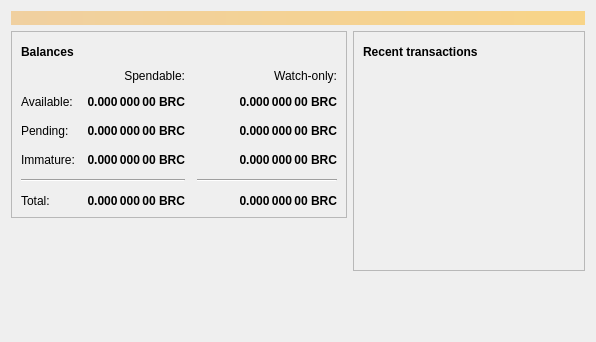
<?xml version="1.0" encoding="UTF-8"?>
<ui version="4.0">
 <class>OverviewPage</class>
 <widget class="QWidget" name="OverviewPage">
  <property name="geometry">
   <rect>
    <x>0</x>
    <y>0</y>
    <width>596</width>
    <height>342</height>
   </rect>
  </property>
  <property name="windowTitle">
   <string>Form</string>
  </property>
  <layout class="QVBoxLayout" name="topLayout">
   <item>
    <widget class="QLabel" name="labelAlerts">
     <property name="visible">
      <bool>false</bool>
     </property>
     <property name="styleSheet">
      <string notr="true">QLabel { background-color: qlineargradient(x1: 0, y1: 0, x2: 1, y2: 0, stop:0 #F0D0A0, stop:1 #F8D488); color:#000000; }</string>
     </property>
     <property name="wordWrap">
      <bool>true</bool>
     </property>
     <property name="margin">
      <number>3</number>
     </property>
     <property name="textInteractionFlags">
      <set>Qt::TextSelectableByMouse</set>
     </property>
    </widget>
   </item>
   <item>
    <layout class="QHBoxLayout" name="horizontalLayout" stretch="1,1">
     <item>
      <layout class="QVBoxLayout" name="verticalLayout_2">
       <item>
        <widget class="QFrame" name="frame">
         <property name="frameShape">
          <enum>QFrame::StyledPanel</enum>
         </property>
         <property name="frameShadow">
          <enum>QFrame::Raised</enum>
         </property>
         <layout class="QVBoxLayout" name="verticalLayout_4">
          <item>
           <layout class="QHBoxLayout" name="horizontalLayout_4">
            <item>
             <widget class="QLabel" name="label_5">
              <property name="font">
               <font>
                <weight>75</weight>
                <bold>true</bold>
               </font>
              </property>
              <property name="text">
               <string>Balances</string>
              </property>
             </widget>
            </item>
            <item>
             <widget class="QPushButton" name="labelWalletStatus">
              <property name="enabled">
               <bool>false</bool>
              </property>
              <property name="maximumSize">
               <size>
                <width>30</width>
                <height>16777215</height>
               </size>
              </property>
              <property name="toolTip">
               <string>The displayed information may be out of date. Your wallet automatically synchronizes with the Berycoin network after a connection is established, but this process has not completed yet.</string>
              </property>
              <property name="text">
               <string/>
              </property>
              <property name="icon">
               <iconset resource="../bitcoin.qrc">
                <normaloff>:/icons/warning</normaloff>
                <disabledoff>:/icons/warning</disabledoff>:/icons/warning</iconset>
              </property>
              <property name="iconSize">
               <size>
                <width>24</width>
                <height>24</height>
               </size>
              </property>
              <property name="flat">
               <bool>true</bool>
              </property>
             </widget>
            </item>
            <item>
             <spacer name="horizontalSpacer_3">
              <property name="orientation">
               <enum>Qt::Horizontal</enum>
              </property>
              <property name="sizeHint" stdset="0">
               <size>
                <width>40</width>
                <height>20</height>
               </size>
              </property>
             </spacer>
            </item>
           </layout>
          </item>
          <item>
           <layout class="QGridLayout" name="gridLayout">
            <property name="spacing">
             <number>12</number>
            </property>
            <item row="2" column="2">
             <widget class="QLabel" name="labelWatchPending">
              <property name="font">
               <font>
                <weight>75</weight>
                <bold>true</bold>
               </font>
              </property>
              <property name="cursor">
               <cursorShape>IBeamCursor</cursorShape>
              </property>
              <property name="toolTip">
               <string>Unconfirmed transactions to watch-only addresses</string>
              </property>
              <property name="text">
               <string notr="true">0.000 000 00 BRC</string>
              </property>
              <property name="alignment">
               <set>Qt::AlignRight|Qt::AlignTrailing|Qt::AlignVCenter</set>
              </property>
              <property name="textInteractionFlags">
               <set>Qt::LinksAccessibleByMouse|Qt::TextSelectableByKeyboard|Qt::TextSelectableByMouse</set>
              </property>
             </widget>
            </item>
            <item row="2" column="1">
             <widget class="QLabel" name="labelUnconfirmed">
              <property name="font">
               <font>
                <weight>75</weight>
                <bold>true</bold>
               </font>
              </property>
              <property name="cursor">
               <cursorShape>IBeamCursor</cursorShape>
              </property>
              <property name="toolTip">
               <string>Total of transactions that have yet to be confirmed, and do not yet count toward the spendable balance</string>
              </property>
              <property name="text">
               <string notr="true">0.000 000 00 BRC</string>
              </property>
              <property name="alignment">
               <set>Qt::AlignRight|Qt::AlignTrailing|Qt::AlignVCenter</set>
              </property>
              <property name="textInteractionFlags">
               <set>Qt::LinksAccessibleByMouse|Qt::TextSelectableByKeyboard|Qt::TextSelectableByMouse</set>
              </property>
             </widget>
            </item>
            <item row="3" column="2">
             <widget class="QLabel" name="labelWatchImmature">
              <property name="font">
               <font>
                <weight>75</weight>
                <bold>true</bold>
               </font>
              </property>
              <property name="cursor">
               <cursorShape>IBeamCursor</cursorShape>
              </property>
              <property name="toolTip">
               <string>Mined balance in watch-only addresses that has not yet matured</string>
              </property>
              <property name="text">
               <string notr="true">0.000 000 00 BRC</string>
              </property>
              <property name="alignment">
               <set>Qt::AlignRight|Qt::AlignTrailing|Qt::AlignVCenter</set>
              </property>
              <property name="textInteractionFlags">
               <set>Qt::LinksAccessibleByMouse|Qt::TextSelectableByKeyboard|Qt::TextSelectableByMouse</set>
              </property>
             </widget>
            </item>
            <item row="4" column="0" colspan="2">
             <widget class="Line" name="line">
              <property name="orientation">
               <enum>Qt::Horizontal</enum>
              </property>
             </widget>
            </item>
            <item row="4" column="2">
             <widget class="Line" name="lineWatchBalance">
              <property name="sizePolicy">
               <sizepolicy hsizetype="Preferred" vsizetype="Fixed">
                <horstretch>0</horstretch>
                <verstretch>0</verstretch>
               </sizepolicy>
              </property>
              <property name="minimumSize">
               <size>
                <width>140</width>
                <height>0</height>
               </size>
              </property>
              <property name="orientation">
               <enum>Qt::Horizontal</enum>
              </property>
             </widget>
            </item>
            <item row="5" column="0">
             <widget class="QLabel" name="labelTotalText">
              <property name="text">
               <string>Total:</string>
              </property>
             </widget>
            </item>
            <item row="3" column="1">
             <widget class="QLabel" name="labelImmature">
              <property name="font">
               <font>
                <weight>75</weight>
                <bold>true</bold>
               </font>
              </property>
              <property name="cursor">
               <cursorShape>IBeamCursor</cursorShape>
              </property>
              <property name="toolTip">
               <string>Mined balance that has not yet matured</string>
              </property>
              <property name="text">
               <string notr="true">0.000 000 00 BRC</string>
              </property>
              <property name="alignment">
               <set>Qt::AlignRight|Qt::AlignTrailing|Qt::AlignVCenter</set>
              </property>
              <property name="textInteractionFlags">
               <set>Qt::LinksAccessibleByMouse|Qt::TextSelectableByKeyboard|Qt::TextSelectableByMouse</set>
              </property>
             </widget>
            </item>
            <item row="2" column="3">
             <spacer name="horizontalSpacer_2">
              <property name="orientation">
               <enum>Qt::Horizontal</enum>
              </property>
              <property name="sizeHint" stdset="0">
               <size>
                <width>40</width>
                <height>20</height>
               </size>
              </property>
             </spacer>
            </item>
            <item row="3" column="0">
             <widget class="QLabel" name="labelImmatureText">
              <property name="text">
               <string>Immature:</string>
              </property>
             </widget>
            </item>
            <item row="5" column="1">
             <widget class="QLabel" name="labelTotal">
              <property name="font">
               <font>
                <weight>75</weight>
                <bold>true</bold>
               </font>
              </property>
              <property name="cursor">
               <cursorShape>IBeamCursor</cursorShape>
              </property>
              <property name="toolTip">
               <string>Your current total balance</string>
              </property>
              <property name="text">
               <string notr="true">0.000 000 00 BRC</string>
              </property>
              <property name="alignment">
               <set>Qt::AlignRight|Qt::AlignTrailing|Qt::AlignVCenter</set>
              </property>
              <property name="textInteractionFlags">
               <set>Qt::LinksAccessibleByMouse|Qt::TextSelectableByKeyboard|Qt::TextSelectableByMouse</set>
              </property>
             </widget>
            </item>
            <item row="5" column="2">
             <widget class="QLabel" name="labelWatchTotal">
              <property name="font">
               <font>
                <weight>75</weight>
                <bold>true</bold>
               </font>
              </property>
              <property name="cursor">
               <cursorShape>IBeamCursor</cursorShape>
              </property>
              <property name="toolTip">
               <string>Current total balance in watch-only addresses</string>
              </property>
              <property name="text">
               <string notr="true">0.000 000 00 BRC</string>
              </property>
              <property name="alignment">
               <set>Qt::AlignRight|Qt::AlignTrailing|Qt::AlignVCenter</set>
              </property>
              <property name="textInteractionFlags">
               <set>Qt::LinksAccessibleByMouse|Qt::TextSelectableByKeyboard|Qt::TextSelectableByMouse</set>
              </property>
             </widget>
            </item>
            <item row="0" column="2">
             <widget class="QLabel" name="labelWatchonly">
              <property name="text">
               <string>Watch-only:</string>
              </property>
              <property name="alignment">
               <set>Qt::AlignRight|Qt::AlignTrailing|Qt::AlignVCenter</set>
              </property>
             </widget>
            </item>
            <item row="1" column="0">
             <widget class="QLabel" name="labelBalanceText">
              <property name="text">
               <string>Available:</string>
              </property>
             </widget>
            </item>
            <item row="1" column="1">
             <widget class="QLabel" name="labelBalance">
              <property name="font">
               <font>
                <weight>75</weight>
                <bold>true</bold>
               </font>
              </property>
              <property name="cursor">
               <cursorShape>IBeamCursor</cursorShape>
              </property>
              <property name="toolTip">
               <string>Your current spendable balance</string>
              </property>
              <property name="text">
               <string notr="true">0.000 000 00 BRC</string>
              </property>
              <property name="alignment">
               <set>Qt::AlignRight|Qt::AlignTrailing|Qt::AlignVCenter</set>
              </property>
              <property name="textInteractionFlags">
               <set>Qt::LinksAccessibleByMouse|Qt::TextSelectableByKeyboard|Qt::TextSelectableByMouse</set>
              </property>
             </widget>
            </item>
            <item row="1" column="2">
             <widget class="QLabel" name="labelWatchAvailable">
              <property name="font">
               <font>
                <weight>75</weight>
                <bold>true</bold>
               </font>
              </property>
              <property name="cursor">
               <cursorShape>IBeamCursor</cursorShape>
              </property>
              <property name="toolTip">
               <string>Your current balance in watch-only addresses</string>
              </property>
              <property name="text">
               <string notr="true">0.000 000 00 BRC</string>
              </property>
              <property name="alignment">
               <set>Qt::AlignRight|Qt::AlignTrailing|Qt::AlignVCenter</set>
              </property>
              <property name="textInteractionFlags">
               <set>Qt::LinksAccessibleByMouse|Qt::TextSelectableByKeyboard|Qt::TextSelectableByMouse</set>
              </property>
             </widget>
            </item>
            <item row="2" column="0">
             <widget class="QLabel" name="labelPendingText">
              <property name="text">
               <string>Pending:</string>
              </property>
             </widget>
            </item>
            <item row="0" column="1">
             <widget class="QLabel" name="labelSpendable">
              <property name="text">
               <string>Spendable:</string>
              </property>
              <property name="alignment">
               <set>Qt::AlignRight|Qt::AlignTrailing|Qt::AlignVCenter</set>
              </property>
             </widget>
            </item>
           </layout>
          </item>
         </layout>
        </widget>
       </item>
       <item>
        <spacer name="verticalSpacer">
         <property name="orientation">
          <enum>Qt::Vertical</enum>
         </property>
         <property name="sizeHint" stdset="0">
          <size>
           <width>20</width>
           <height>40</height>
          </size>
         </property>
        </spacer>
       </item>
      </layout>
     </item>
     <item>
      <layout class="QVBoxLayout" name="verticalLayout_3">
       <item>
        <widget class="QFrame" name="frame_2">
         <property name="frameShape">
          <enum>QFrame::StyledPanel</enum>
         </property>
         <property name="frameShadow">
          <enum>QFrame::Raised</enum>
         </property>
         <layout class="QVBoxLayout" name="verticalLayout">
          <item>
           <layout class="QHBoxLayout" name="horizontalLayout_2">
            <item>
             <widget class="QLabel" name="label_4">
              <property name="font">
               <font>
                <weight>75</weight>
                <bold>true</bold>
               </font>
              </property>
              <property name="text">
               <string>Recent transactions</string>
              </property>
             </widget>
            </item>
            <item>
             <widget class="QPushButton" name="labelTransactionsStatus">
              <property name="enabled">
               <bool>false</bool>
              </property>
              <property name="maximumSize">
               <size>
                <width>30</width>
                <height>16777215</height>
               </size>
              </property>
              <property name="toolTip">
               <string>The displayed information may be out of date. Your wallet automatically synchronizes with the Berycoin network after a connection is established, but this process has not completed yet.</string>
              </property>
              <property name="text">
               <string/>
              </property>
              <property name="icon">
               <iconset resource="../bitcoin.qrc">
                <normaloff>:/icons/warning</normaloff>
                <disabledoff>:/icons/warning</disabledoff>:/icons/warning</iconset>
              </property>
              <property name="iconSize">
               <size>
                <width>24</width>
                <height>24</height>
               </size>
              </property>
              <property name="flat">
               <bool>true</bool>
              </property>
             </widget>
            </item>
            <item>
             <spacer name="horizontalSpacer">
              <property name="orientation">
               <enum>Qt::Horizontal</enum>
              </property>
              <property name="sizeHint" stdset="0">
               <size>
                <width>40</width>
                <height>20</height>
               </size>
              </property>
             </spacer>
            </item>
           </layout>
          </item>
          <item>
           <widget class="QListView" name="listTransactions">
            <property name="styleSheet">
             <string notr="true">QListView { background: transparent; }</string>
            </property>
            <property name="frameShape">
             <enum>QFrame::NoFrame</enum>
            </property>
            <property name="verticalScrollBarPolicy">
             <enum>Qt::ScrollBarAlwaysOff</enum>
            </property>
            <property name="horizontalScrollBarPolicy">
             <enum>Qt::ScrollBarAlwaysOff</enum>
            </property>
            <property name="selectionMode">
             <enum>QAbstractItemView::NoSelection</enum>
            </property>
           </widget>
          </item>
         </layout>
        </widget>
       </item>
       <item>
        <spacer name="verticalSpacer_2">
         <property name="orientation">
          <enum>Qt::Vertical</enum>
         </property>
         <property name="sizeHint" stdset="0">
          <size>
           <width>20</width>
           <height>40</height>
          </size>
         </property>
        </spacer>
       </item>
      </layout>
     </item>
    </layout>
   </item>
  </layout>
 </widget>
 <resources/>
 <connections/>
</ui>
